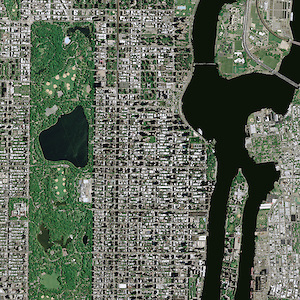
#> input picture SAT/TFOv7.png, 300 x 300 px
$ jupyter execute --allow-errors TP3_Clustering_student.ipynb
#> lines starting #> are read from the running program, lines starting #| are printed output that depends on the picture; long printed decimals are rounded
<img
src="https://www.imt-atlantique.fr/sites/default/files/Images/Ecole/charte-graphique/IMT_Atlantique_logo_RVB_Baseline_400x272.jpg"
WIDTH=200 HEIGHT=200>

<CENTER>
</br>
<p><font size="5"> TAF OPE - 2019</span></p>
<p><font size="4">  UE Machine Learning and advanced processing methods for multi-sensor data  </font></p>
<p></p>
<p><font size="5">  Notebook 03: Python lab - Clustering </font></p>
</p></br>
</p>
</CENTER>

# <span style="color:#00B8DE"> 1. Kmeans clustering algorithms</span>

[cell 1]
import numpy as np
from matplotlib import pyplot as plt
from skimage import io
from sklearn import datasets

#### Question 1: Generate a random dataset in two dimensions which is divided into $K$ groups. Each group has N elements and centered to K given centers.

[cell 2]
def generate_data(centers, nb_elements):
    data=datasets.make_blobs(n_samples=nb_elements,centers=centers, random_state=42)
    return data

#### Question 2: Plot the generated data

[cell 3]
# test
centers = np.array([[1,1], [5,5], [8,1]])
nb_elements = 200
data = generate_data(centers, nb_elements)

# figure
plt.figure()
plt.scatter(centers[:,0], centers[:,1], c='red')
plt.scatter(data[0][:,0], data[0][:,1], c=data[1])
plt.title("Random dataset with 200 points divided in 3 groups")
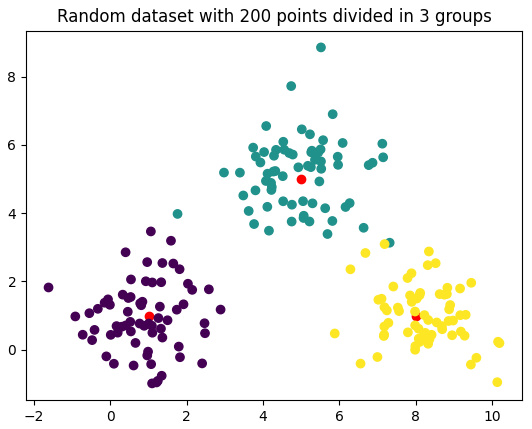
#> figure drawn by matplotlib, 1 panel

#### Question 3: Implement Kmeans algorithm

[cell 4]
import math
def distance(data,center):
    return np.linalg.norm(data - center)

[cell 5]
# Kmeans algorithm
# [50 lines left out: function Kmeans, not called in this run]

[cell 6]
# Kmeans algorithm
def Kmeans(data, init_centers):
    centers = init_centers
    old_centers = np.random.rand(len(centers), 2)
    predictions = np.zeros([len(data)])
    epsilon = 1e-3

    while np.sum([distance(centers[i,:],old_centers[i,:]) for i in range(len(centers))]) > epsilon :
        for i, sample in enumerate(data):
            distances = []
            for center in centers:
                dist = np.sum((sample - center)**2)
                distances.append(dist)
            #print(distances)
            #print(min(distances))
            #print(np.where(distances == min(distances))[0])
            idx_class = np.where(distances == min(distances))[0][0]
            idx_class = np.argmin(distances)
            predictions[i] = idx_class

        old_centers = centers
        for i, center in enumerate(centers):
            idx_samples = np.where(predictions == i)
            samples = data[idx_samples]
            newLoc = np.mean(samples, axis = 0)
            centers[i] = newLoc

    return centers, predictions

#### Question 4: Plot the segmented result using Kmeans

[cell 7]
# test Kmeans algo
init_centers = np.random.rand(3,2)*5
print(init_centers)

centers_new, clusters_new = Kmeans(data[0], init_centers)

# figure
plt.figure()
plt.scatter(centers_new[:,0], centers_new[:,1], c='red')
plt.scatter(data[0][:,0], data[0][:,1], c=clusters_new)
plt.title("KMeans results on the random dataset")
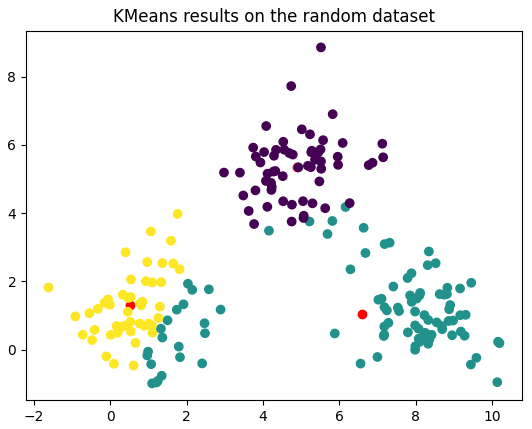
#> figure drawn by matplotlib, 1 panel

#### Question 5: Demonstrate performance of method in a quantitative manner

# <span style="color:#00B8DE"> 2. Image segmentation</span>

#### Question 6: Use io.imread function from skimage to read satellite image, called TF0v7 (from SAT data)  then show this image. Use np.loadtxt to read labels.

[cell 8]
# read image
TFOv7 = io.imread('SAT/TFOv7.png').astype(np.uint8)[:,:,0]
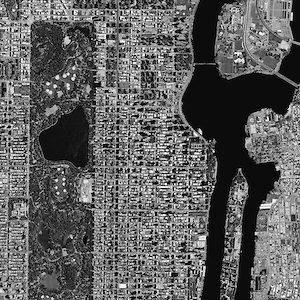
#> TFOv7: shape (300, 300); min 0, max 255, mean 95.7

#> (the rest of this cell did not finish here and is left out)

#### Question 7: Use Kmeans algorithm to segment this image and show the result. Note that it contains three classes = 'building', 'vegetation', and  'water'


[cell 9]
init_centers = np.random.rand(3,1)*5

centers_new, clusters_new = Kmeans(TFOv7.reshape(-1), init_centers)
#> centers_new = [2.59, 99.19, 0.205]

[cell 10]
# figure
print(centers_new)
#| [[ 2.588]
#|  [99.192]
#|  [ 0.2046]]
x,y=np.meshgrid(np.arange(0,300,1),np.arange(0,300,1))
plt.scatter(x,y,c=clusters_new)
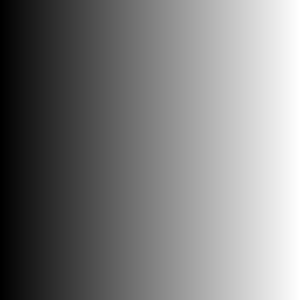
#> x: shape (300, 300) int64; min 0, max 299, mean 149.5; drawn with min black and max white
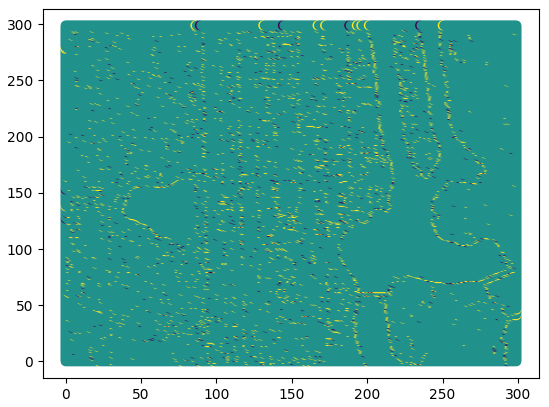
#> figure drawn by matplotlib, 1 panel
